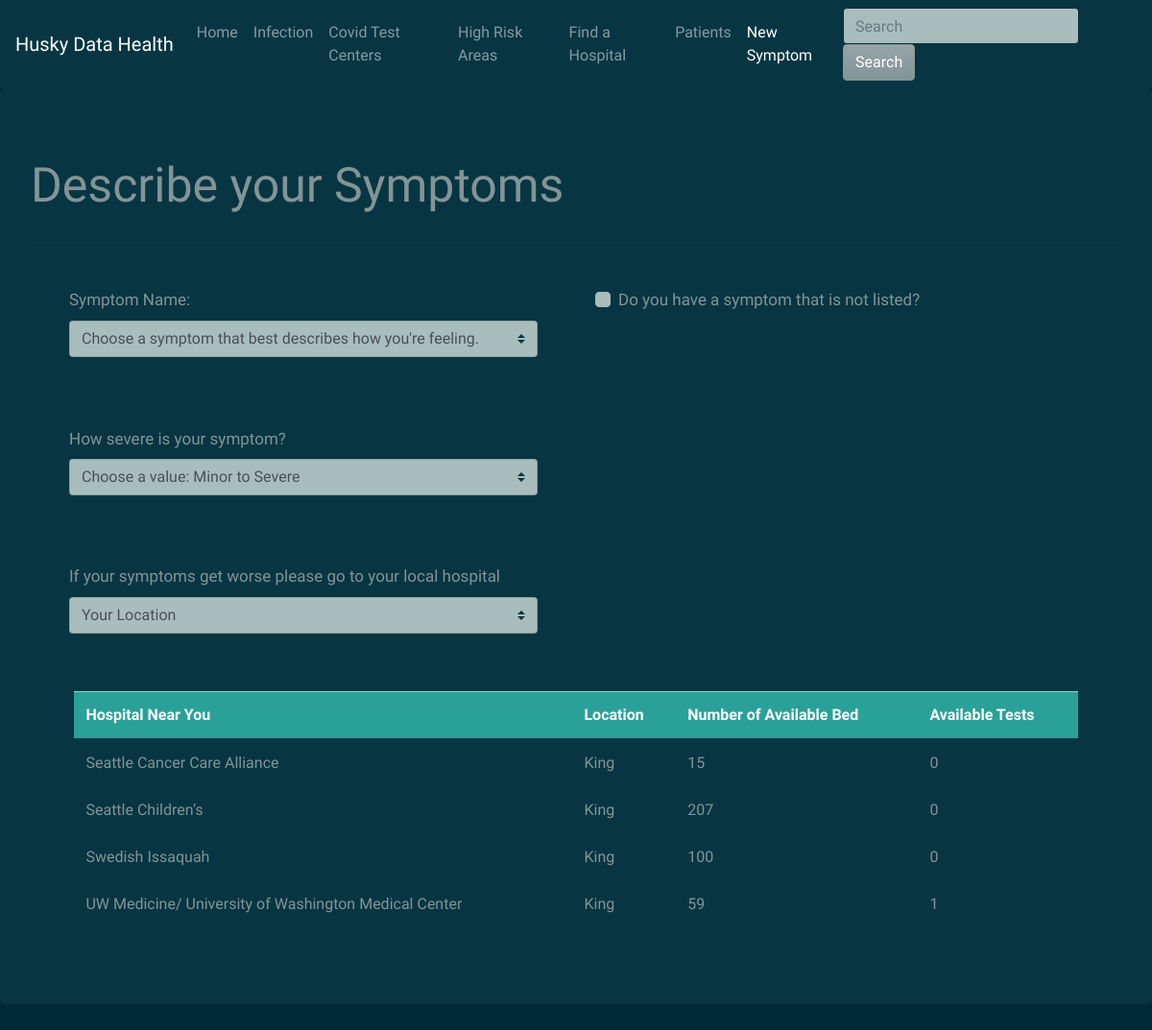
/new_symptoms.php?hospital_county=King, run on the app's committed database.
### tables this page shows
CREATE TABLE `HOSPITAL` (
  `hospital_name` varchar(256) NOT NULL,
  `total_bed` int(11) NOT NULL,
  `occupy_bed` int(11) DEFAULT '0',
  `availability_bed` int(11) DEFAULT NULL,
  `county` varchar(128) DEFAULT NULL,
  `covid_test` int(11) NOT NULL
);

### new_symptoms.php (the view, shortened to what this page needs)
<!DOCTYPE html>
<html lang="en">
    <head>
        <link rel="stylesheet" href="https://bootswatch.com/4/solar/bootstrap.min.css">
        <link rel="stylesheet" type="text/css" href="styleguide_general.css">
    </head>
    <body>
        <nav class="navbar navbar-expand-lg navbar-dark bg-dark">
            <a class="navbar-brand" href="#">Husky Data Health</a>
            <div class="collapse navbar-collapse" id="navbarColor02">
                <ul class="navbar-nav mr-auto">
                    <li class="nav-item">
                        <a class="nav-link" href="index.php">Home
                        </a>
                    </li>
                    <li class="nav-item">
                        <a class="nav-link" href="infection.php">Infection</a>
                    </li>
                    <li class="nav-item">
                        <a class="nav-link" href="covid_test_center.php">Covid Test Centers</a>
                    </li>
                    <li class="nav-item">
                        <a class="nav-link" href="high_risk.php">High Risk Areas</a>
                    </li>
                    <li class="nav-item">
                        <a class="nav-link" href="hospital.php">Find a Hospital</a>
                    </li>
                    <li class="nav-item">
                        <a class="nav-link" href="patient.php">Patients</a>
                    </li>
                    <li class="nav-item active">
                        <a class="nav-link" href="new_symptoms.php">New Symptom</a>
                    </li>
                </ul>
                <form class="form-inline my-2 my-lg-0">
                    <input class="form-control mr-sm-2" type="text" placeholder="Search">
                    <button class="btn btn-secondary my-2 my-sm-0" type="submit">Search</button>
                </form>
            </div>
        </nav>
        <div class="jumbotron">
            <p style="font-size: 50px" class="lead">Describe your Symptoms</p>
            <hr class="my-4">
            <form id="form-one" method="POST" action="new_symptoms.php">
                <div class = "float-container">
                <div class="float-child">
                    <div class="form-group">
                        <label style="font-size: 17px" for="symptom_select">Symptom Name:
                        </label>
                        <select class = "custom-select" name="symptom_desc"  id='symptom_select' onchange='changeVisibilityHide(); hideAlert()'>
                            <option selected>Choose a symptom that best describes how you're feeling.</option>
                        </select>
                    </div>
                </div>
                    <div class="float-child">
                        <div id="new-symptom" class="form-group">
                            <div class="custom-control custom-checkbox">
                                <label style="font-size: 17px" id='new-symptom-label' class="custom-control-label" for="new-symptom-checkbox">Do you have a symptom that is not listed?</label>
                            </div>
                        </div>
                    </div>
                </div>
                <div class="float-child2">
                    <div class="form-group" id="severity_dropdown" >
                        <label style="font-size: 17px" for="severity-select" id="severity_selector_label">How severe is your symptom?</label>
                        <select class="custom-select" name="severity" id="severity-select" onchange='changeVisibility(); hospitalNearYouVisible()'>
                            <option selected>Choose a value: Minor to Severe </option>
                        </select>
                    </div>
                </div>
                <div class="container">
                    <div class="btn-holder">
                    </div>
                </div>
            </form>
        <form  class ="second_form" id='hospital_near_you' style='visibility: visible' method="GET" action="new_symptoms.php">
            <div class="form-group">
                <div class="small-container">
                <label style="font-size: 17px" for="county_control_form">If your symptoms get worse please go to your local hospital
                </label>
                <select class = "custom-select" name="hospital_county" onchange='this.form.submit()'id='county_control_form'>
                    <option selected>Your Location</option>
                    <?php
                    $connection = mysqli_connect(DBHOST, DBUSER, DBPASS, DBNAME);
                    ?>
                </select>
                </div>
            </div>
            <?php
            if ($_SERVER["REQUEST_METHOD"] == "GET")
            {
            if (isset($_GET['hospital_county']) )
            {
            ?>
            <p>&nbsp;</p>
            <div class="second-container">
            <table class="table table-hover">
                <thead>
                <tr class="table-success">
                    <th scope="col">Hospital Near You</th>
                    <th scope="col">Location</th>
                    <th scope="col">Number of Available Bed</th>
                    <th scope="col">Available Tests</th>
                </tr>
                </thead>
                <?php
                $sql = "SELECT hospital_name, county, availability_bed, covid_test
                        FROM HOSPITAL
                      WHERE county = '{$_GET['hospital_county']}'";
                if ($result = mysqli_query($connection, $sql))
                {
                    while($row = mysqli_fetch_assoc($result))
                    {
                        ?>
                        <tr>
                            <td><?php echo $row['hospital_name'] ?></td>
                            <td><?php echo $row['county'] ?></td>
                            <td><?php echo $row['availability_bed'] ?></td>
                            <td><?php echo $row['covid_test'] ?></td>
                        </tr>
                        <?php
                    }
                }
                }
                }
                ?>
            </table>
            </div>
        </form>
        </div>
    </body>
</html>

### styleguide_general.css (style rules this page uses)
.float-container { padding: 20px; }
.float-child { width: 50%; float: left; padding-left:20px; padding-bottom: 10px; padding-right: 40px; }
.float-child2 { width:50%; float:bottom; padding-left: 40px; padding-right: 40px; padding-top: 40px; }
.container { justify-content: space-between; flex-direction: column; height: 5vh; display: flex; }
.container .btn-holder { justify-content: left; padding-left: 40%; display:flex; }
#new-symptom-label { padding-bottom:9px; }
.small-container { width: 50%; float: left; padding-left:40px; padding-bottom: 60px; padding-right: 40px; }
.second-container { padding-left:4%; padding-right:4%; width:100%; justify-content: center; display:flex; }

### data on the page
hospital: hospital_name "Seattle Cancer Care Alliance", county "King", availability_bed "15", covid_test "0"
hospital: hospital_name "Seattle Children’s", county "King", availability_bed "207", covid_test "0"
hospital: hospital_name "Swedish Issaquah", county "King", availability_bed "100", covid_test "0"
hospital: hospital_name "UW Medicine/ University of Washington Medical Center", county "King", availability_bed "59", covid_test "1"
